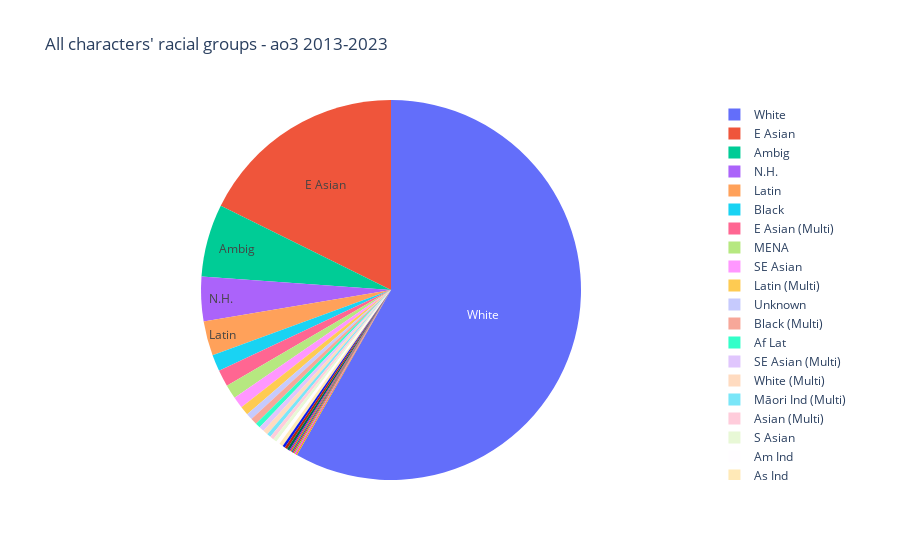

The notebook cell saved with this chart:
### Code cell
# pie chart

all_race_percent_pie = go.Figure(
    data=[
        go.Pie(
            labels=total_race_percentages.index,
            values=total_race_percentages["count"],
            textinfo="label",
            insidetextorientation="horizontal",
            automargin=False,
            # marker=dict(
                # colors=template colours or builtin colour sequence
            # )
        )
    ]
)
all_race_percent_pie.update_traces(textposition='inside')
all_race_percent_pie.update_layout(
    title="All characters' racial groups - ao3 2013-2023",
    uniformtext_minsize=10, 
    uniformtext_mode='hide'
)

all_race_percent_pie.show()

### Figure 1 — Plotly figure (JSON) as saved in the notebook; plotly's stock layout.template omitted (floating-point values rounded to 4 significant figures)
{"data": [{"automargin": false, "insidetextorientation": "horizontal", "labels": ["White", "E Asian", "Ambig", "N.H.", "Latin", "Black", "E Asian (Multi)", "MENA", "SE Asian", "Latin (Multi)", "Unknown", "Black (Multi)", "Af Lat", "SE Asian (Multi)", "White (Multi)", "Māori Ind (Multi)", "Asian (Multi)", "S Asian", "Am Ind", "As Ind", "MENA (Multi)", "Eu Ind (Multi)", "Romani", "Central As", "Am Ind / E Asian (Multi)", "As Ind / S Asian (Multi)", "Māori Ind", "S Asian (Multi)", "SE Eu", "SE Eu (Multi)"], "textinfo": "label", "textposition": "inside", "type": "pie", "values": [537, 163, 57, 35, 27, 13, 13, 11, 9, 7, 5, 5, 4, 4, 4, 3, 3, 3, 3, 3, 2, 2, 2, 1, 1, 1, 1, 1, 1, 1]}], "layout": {"title": {"text": "All characters' racial groups - ao3 2013-2023"}, "uniformtext": {"minsize": 10, "mode": "hide"}}}
